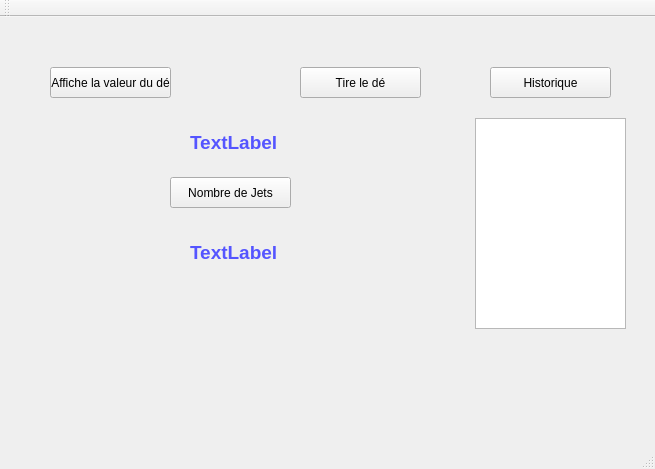
<?xml version="1.0" encoding="UTF-8"?>
<ui version="4.0">
 <class>HeritageTP1Q2Class</class>
 <widget class="QMainWindow" name="HeritageTP1Q2Class">
  <property name="geometry">
   <rect>
    <x>0</x>
    <y>0</y>
    <width>655</width>
    <height>469</height>
   </rect>
  </property>
  <property name="windowTitle">
   <string>HeritageTP1Q2</string>
  </property>
  <widget class="QWidget" name="centralWidget">
   <widget class="QPushButton" name="BoutonAfficheD">
    <property name="geometry">
     <rect>
      <x>50</x>
      <y>50</y>
      <width>121</width>
      <height>31</height>
     </rect>
    </property>
    <property name="text">
     <string>Affiche la valeur du dé</string>
    </property>
   </widget>
   <widget class="QPushButton" name="BoutonTireD">
    <property name="geometry">
     <rect>
      <x>300</x>
      <y>50</y>
      <width>121</width>
      <height>31</height>
     </rect>
    </property>
    <property name="text">
     <string>Tire le dé</string>
    </property>
   </widget>
   <widget class="QLabel" name="labelJet">
    <property name="geometry">
     <rect>
      <x>190</x>
      <y>200</y>
      <width>91</width>
      <height>71</height>
     </rect>
    </property>
    <property name="text">
     <string>&lt;html&gt;&lt;head/&gt;&lt;body&gt;&lt;p&gt;&lt;span style=&quot; font-size:14pt; font-weight:600; color:#5555ff;&quot;&gt;TextLabel&lt;/span&gt;&lt;/p&gt;&lt;/body&gt;&lt;/html&gt;</string>
    </property>
   </widget>
   <widget class="QLabel" name="labelD">
    <property name="geometry">
     <rect>
      <x>190</x>
      <y>90</y>
      <width>91</width>
      <height>71</height>
     </rect>
    </property>
    <property name="text">
     <string>&lt;html&gt;&lt;head/&gt;&lt;body&gt;&lt;p&gt;&lt;span style=&quot; font-size:14pt; font-weight:600; color:#5555ff;&quot;&gt;TextLabel&lt;/span&gt;&lt;/p&gt;&lt;/body&gt;&lt;/html&gt;</string>
    </property>
   </widget>
   <widget class="QPushButton" name="BoutonJet">
    <property name="geometry">
     <rect>
      <x>170</x>
      <y>160</y>
      <width>121</width>
      <height>31</height>
     </rect>
    </property>
    <property name="text">
     <string>Nombre de Jets</string>
    </property>
   </widget>
   <widget class="QPushButton" name="BoutonHisto">
    <property name="geometry">
     <rect>
      <x>490</x>
      <y>50</y>
      <width>121</width>
      <height>31</height>
     </rect>
    </property>
    <property name="text">
     <string>Historique</string>
    </property>
   </widget>
   <widget class="QTableWidget" name="tableWidget">
    <property name="geometry">
     <rect>
      <x>475</x>
      <y>101</y>
      <width>151</width>
      <height>211</height>
     </rect>
    </property>
   </widget>
  </widget>
  <widget class="QMenuBar" name="menuBar">
   <property name="geometry">
    <rect>
     <x>0</x>
     <y>0</y>
     <width>655</width>
     <height>21</height>
    </rect>
   </property>
  </widget>
  <widget class="QToolBar" name="mainToolBar">
   <attribute name="toolBarArea">
    <enum>TopToolBarArea</enum>
   </attribute>
   <attribute name="toolBarBreak">
    <bool>false</bool>
   </attribute>
  </widget>
  <widget class="QStatusBar" name="statusBar"/>
 </widget>
 <layoutdefault spacing="6" margin="11"/>
 <resources>
  <include location="HeritageTP1Q2.qrc"/>
 </resources>
 <connections>
  <connection>
   <sender>BoutonAfficheD</sender>
   <signal>clicked()</signal>
   <receiver>HeritageTP1Q2Class</receiver>
   <slot>onBoutonDclicked()</slot>
   <hints>
    <hint type="sourcelabel">
     <x>110</x>
     <y>98</y>
    </hint>
    <hint type="destinationlabel">
     <x>327</x>
     <y>234</y>
    </hint>
   </hints>
  </connection>
  <connection>
   <sender>BoutonTireD</sender>
   <signal>clicked()</signal>
   <receiver>HeritageTP1Q2Class</receiver>
   <slot>onJet()</slot>
   <hints>
    <hint type="sourcelabel">
     <x>360</x>
     <y>98</y>
    </hint>
    <hint type="destinationlabel">
     <x>327</x>
     <y>234</y>
    </hint>
   </hints>
  </connection>
  <connection>
   <sender>BoutonJet</sender>
   <signal>clicked()</signal>
   <receiver>HeritageTP1Q2Class</receiver>
   <slot>onBoutonJet()</slot>
   <hints>
    <hint type="sourcelabel">
     <x>230</x>
     <y>208</y>
    </hint>
    <hint type="destinationlabel">
     <x>327</x>
     <y>234</y>
    </hint>
   </hints>
  </connection>
 </connections>
 <slots>
  <slot>onBoutonDclicked()</slot>
  <slot>onJet()</slot>
  <slot>onBoutonJet()</slot>
 </slots>
</ui>
